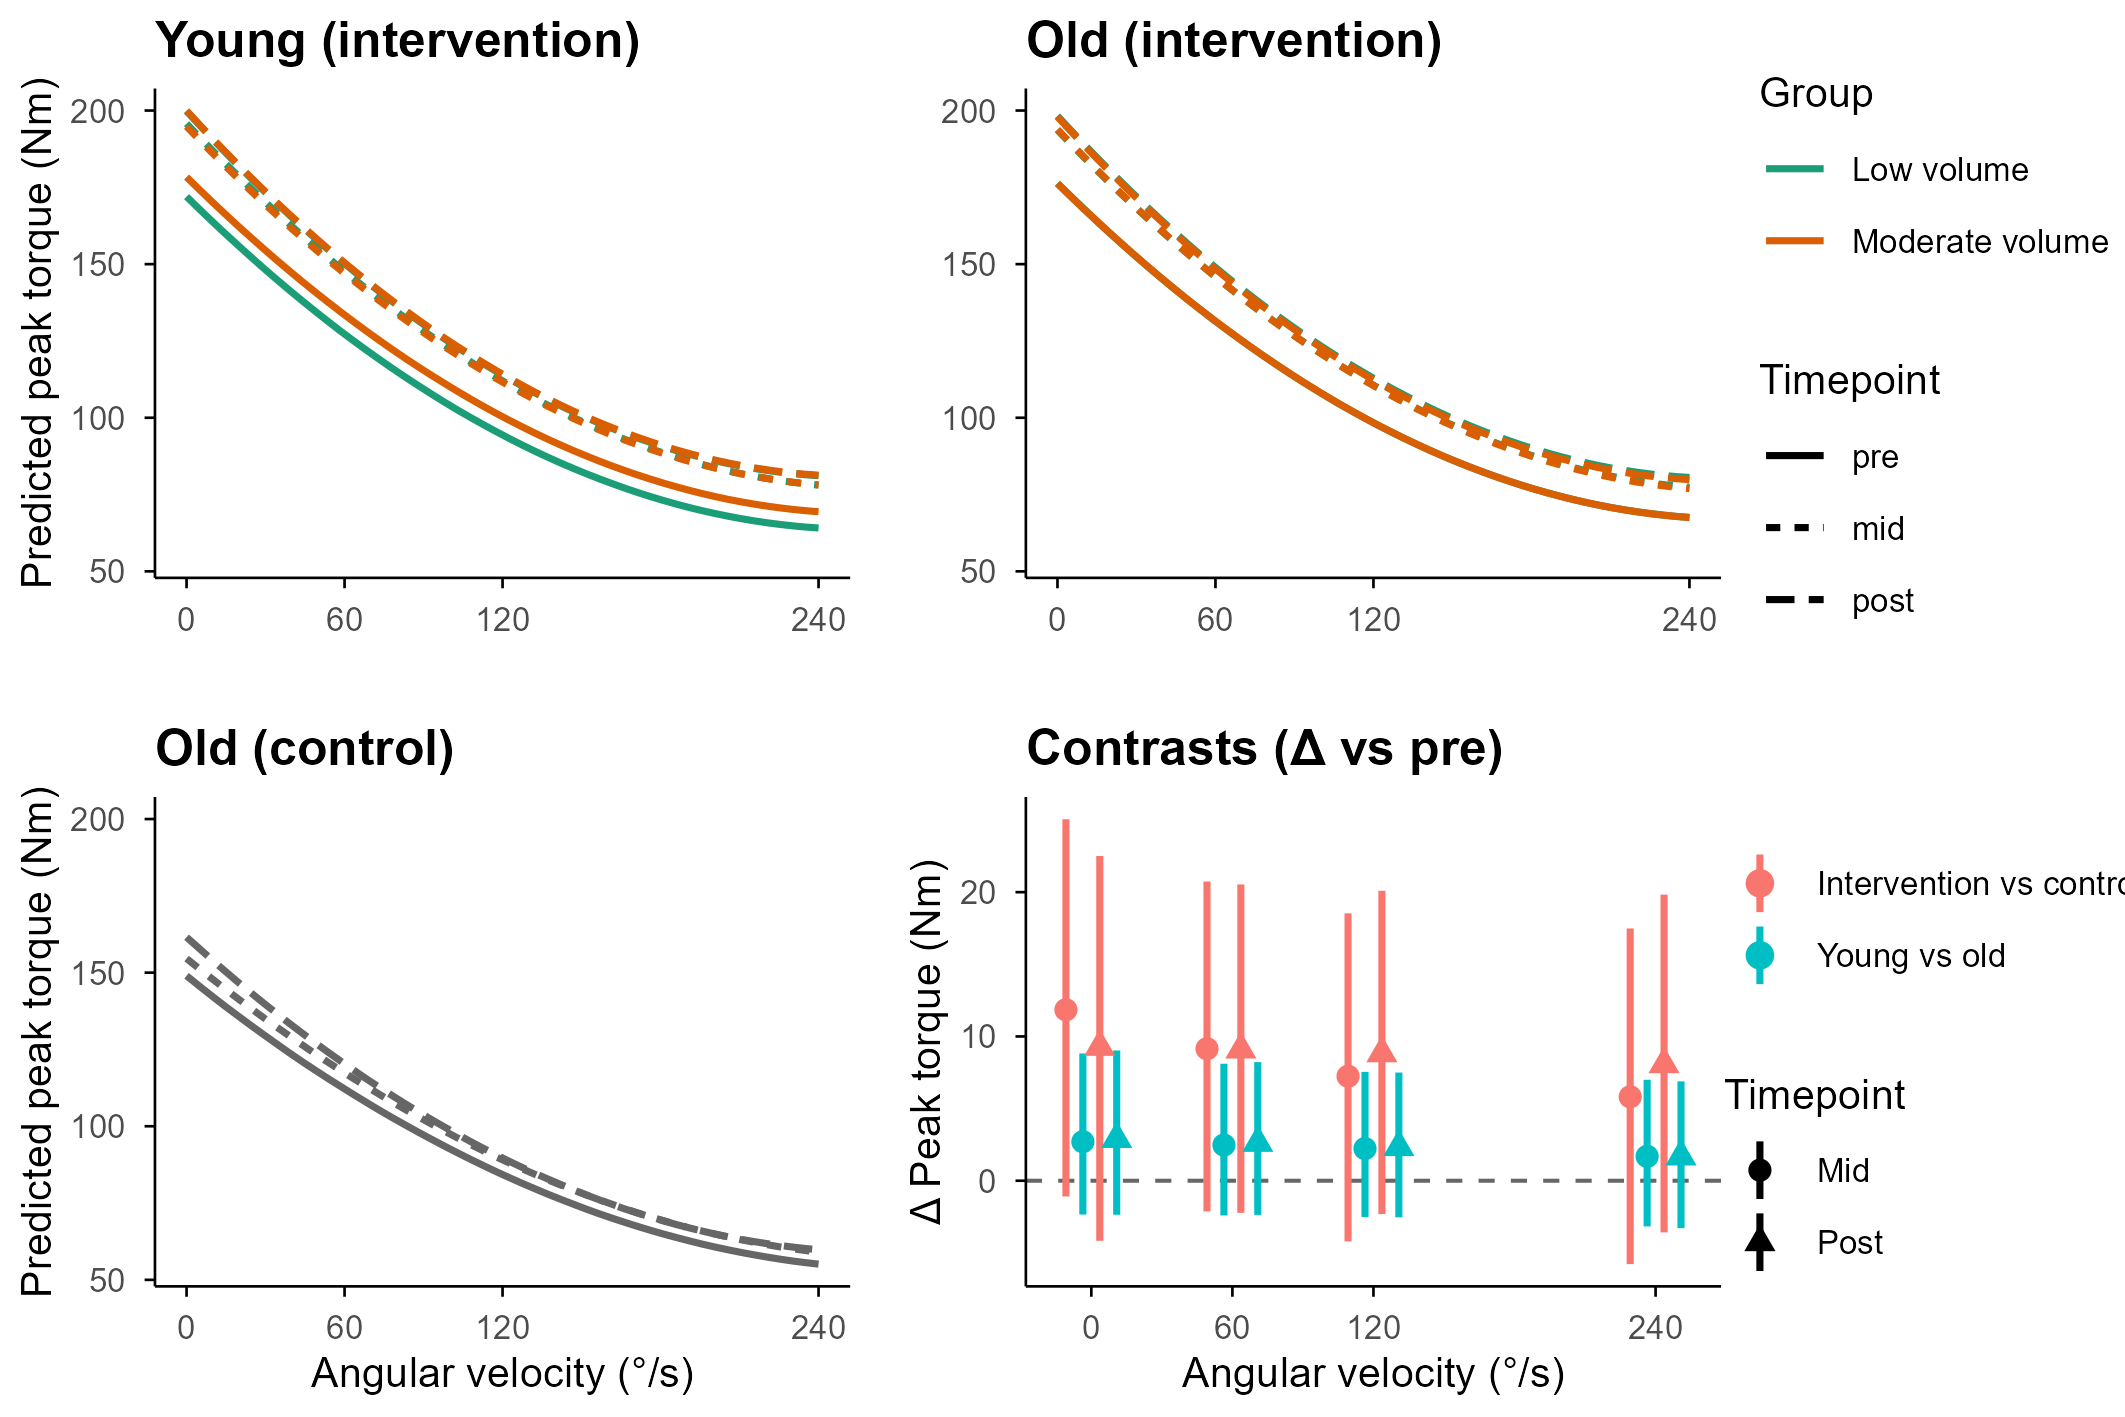

Source code (R):
## Humac fig

library(tidyverse)
library(cowplot)

all_data        <- readRDS("data/data-gen/torque_hillcurve_data.rds")
speed_table_nm  <- readRDS("data/data-gen/torque_speed_contrasts_nm.rds")
speed_table_pct <- readRDS("data/data-gen/torque_speed_contrasts_pct.rds")
within_table_nm  <- readRDS("data/data-gen/torque_within_nm.rds")
within_table_pct <- readRDS("data/data-gen/torque_within_pct.rds")
contrast_curves <- readRDS("data/data-gen/torque_contrast_curves.rds")


speed_lookup <- tibble::tibble(
  speed_label = factor(c("Isometric", "60\u00b0/s", "120\u00b0/s", "240\u00b0/s"),
                       levels = c("Isometric", "60\u00b0/s", "120\u00b0/s", "240\u00b0/s")),
  sp = c(0, 60/240, 120/240, 240/240)
)


vol_colors <- c("Control" = "grey40", "Low volume" = "#1b9e77", "Moderate volume" = "#d95f02")
av_breaks <- c(0, 60/240, 120/240, 1)
av_labels <- c("0", "60", "120", "240")


y_range <- range(all_data$m)

theme_fv <- theme_minimal(base_size = 10) +
  theme(
    panel.grid   = element_blank(),
    axis.line    = element_line(color = "black", linewidth = 0.3),
    axis.ticks   = element_line(color = "black", linewidth = 0.3),
    legend.key   = element_blank(),
    plot.title   = element_text(face = "bold", hjust = 0)
  )

# --- panels 1-3: raw predicted curves, same style as before ---
p_young <- all_data |>
  filter(age == "yng") |>
  ggplot(aes(sp, m, color = cond_label, linetype = time)) +
  geom_line(linewidth = 0.8) +
  scale_color_manual(values = vol_colors, drop = TRUE) +
  scale_x_continuous(breaks = av_breaks, labels = av_labels) +
  scale_y_continuous(limits = y_range) +
  labs(title = "Young (intervention)", x = NULL, y = "Predicted peak torque (Nm)",
       color = "Group", linetype = "Timepoint") 

p_old_int <- all_data |>
  filter(age == "old", allocation == "int") |>
  ggplot(aes(sp, m, color = cond_label, linetype = time)) +
  geom_line(linewidth = 0.8) +
  scale_color_manual(values = vol_colors, drop = TRUE) +
  scale_x_continuous(breaks = av_breaks, labels = av_labels) +
  scale_y_continuous(limits = y_range) +
  labs(title = "Old (intervention)", x = NULL, y = NULL,
       color = "Group", linetype = "Timepoint")

p_control <- all_data |>
  filter(tx == "con_old_con") |>
  ggplot(aes(sp, m, linetype = time)) +
  geom_line(linewidth = 0.8, color = vol_colors[["Control"]]) +
  scale_x_continuous(breaks = av_breaks, labels = av_labels) +
  scale_y_continuous(limits = y_range) +
  labs(title = "Old (control)", x = "Angular velocity (\u00b0/s)", y = "Predicted peak torque (Nm)",
       linetype = "Timepoint") 

# --- panel 4: pooled contrasts at the 4 tested speeds, point + 95% CI ---
contrast_points <- speed_table_nm |>
  filter(contrast %in% c("Age (pooled across volume)",
                         "Intervention vs control (pooled across volume, older)"),
         timepoint %in% c("mid", "post")) |>
  left_join(speed_lookup, by = "speed_label") |>
  mutate(contrast_label = recode(contrast,
                                 "Age (pooled across volume)" = "Young vs old",
                                 "Intervention vs control (pooled across volume, older)" = "Intervention vs control"),
         timepoint = factor(timepoint, levels = c("mid", "post"), labels = c("Mid", "Post")))

p_contrast <- contrast_points |>
  ggplot(aes(sp, mean, color = contrast_label, shape = timepoint,
             group = interaction(contrast_label, timepoint))) +
  geom_hline(yintercept = 0, linetype = 2, color = "grey40") +
  geom_pointrange(aes(ymin = lower95, ymax = upper95),
                  position = position_dodge(width = 0.12), linewidth = 0.8, size = 0.5) +
  scale_x_continuous(breaks = av_breaks, labels = av_labels) +
  labs(title = "Contrasts (\u0394 vs pre)", x = "Angular velocity (\u00b0/s)",
       y = "\u0394 Peak torque (Nm)", color = NULL, shape = "Timepoint")



p_young    <- p_young    + theme_fv
p_old_int  <- p_old_int  + theme_fv
p_control  <- p_control  + theme_fv
p_contrast <- p_contrast + theme_fv

legend_group    <- cowplot::get_legend(p_young + theme(legend.box = "vertical"))
legend_contrast <- cowplot::get_legend(p_contrast + theme(legend.box = "vertical"))

p_young    <- p_young    + theme(legend.position = "none")
p_old_int  <- p_old_int  + theme(legend.position = "none")
p_control  <- p_control  + theme(legend.position = "none")
p_contrast <- p_contrast + theme(legend.position = "none")

panels  <- plot_grid(p_young, p_old_int, p_control, p_contrast,
                     ncol = 2, align = "hv", axis = "tblr")
legends <- plot_grid(legend_group, legend_contrast, ncol = 1)

fig_force_velocity <- plot_grid(panels, legends, ncol = 2, rel_widths = c(1, 0.22))



saveRDS(fig_force_velocity, "./figures/fig-force-velocity.RDS")

ggsave(
  filename = "./figures/fig-force-velocity.png",
  plot = fig_force_velocity,
  device = "png",
  width = 180,
  height = 120,
  units = "mm",
  dpi = 300,
  bg = "white"
)
